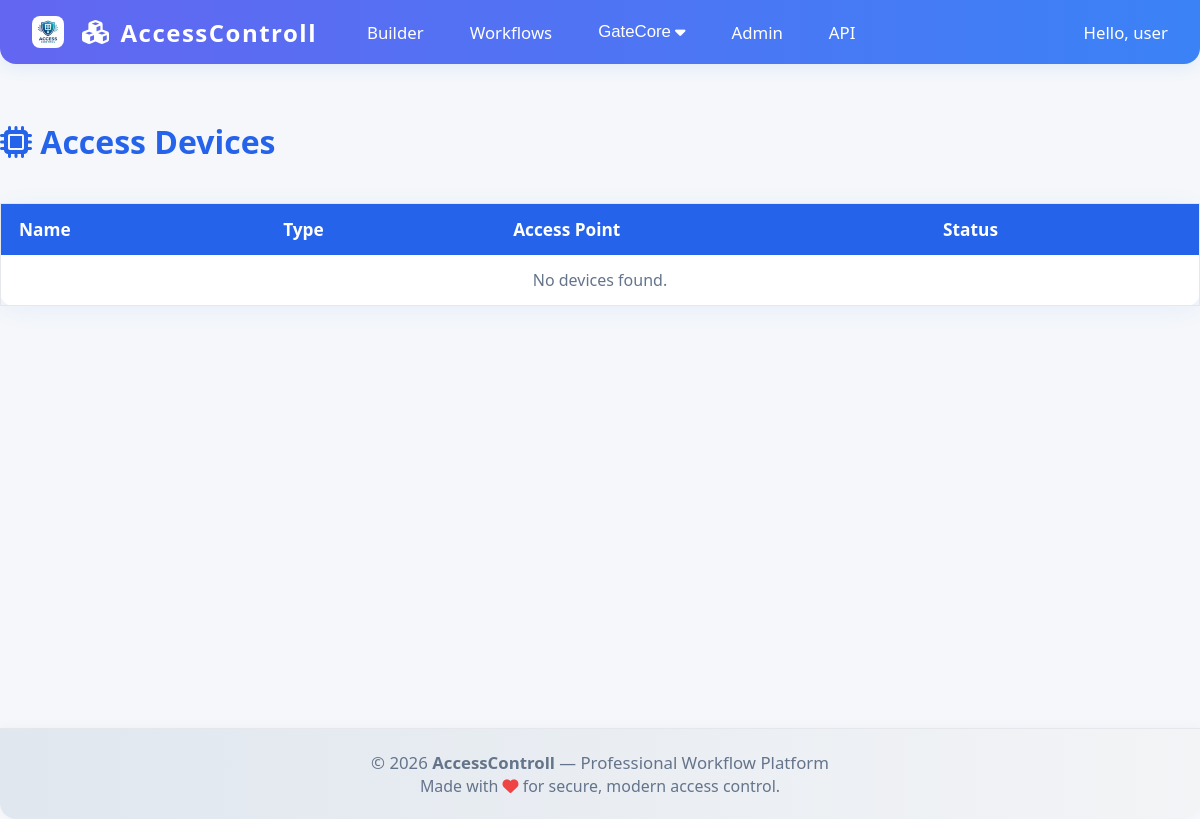
Page /builder/gatecore/access-devices/ (signed in) on the earlier database version.
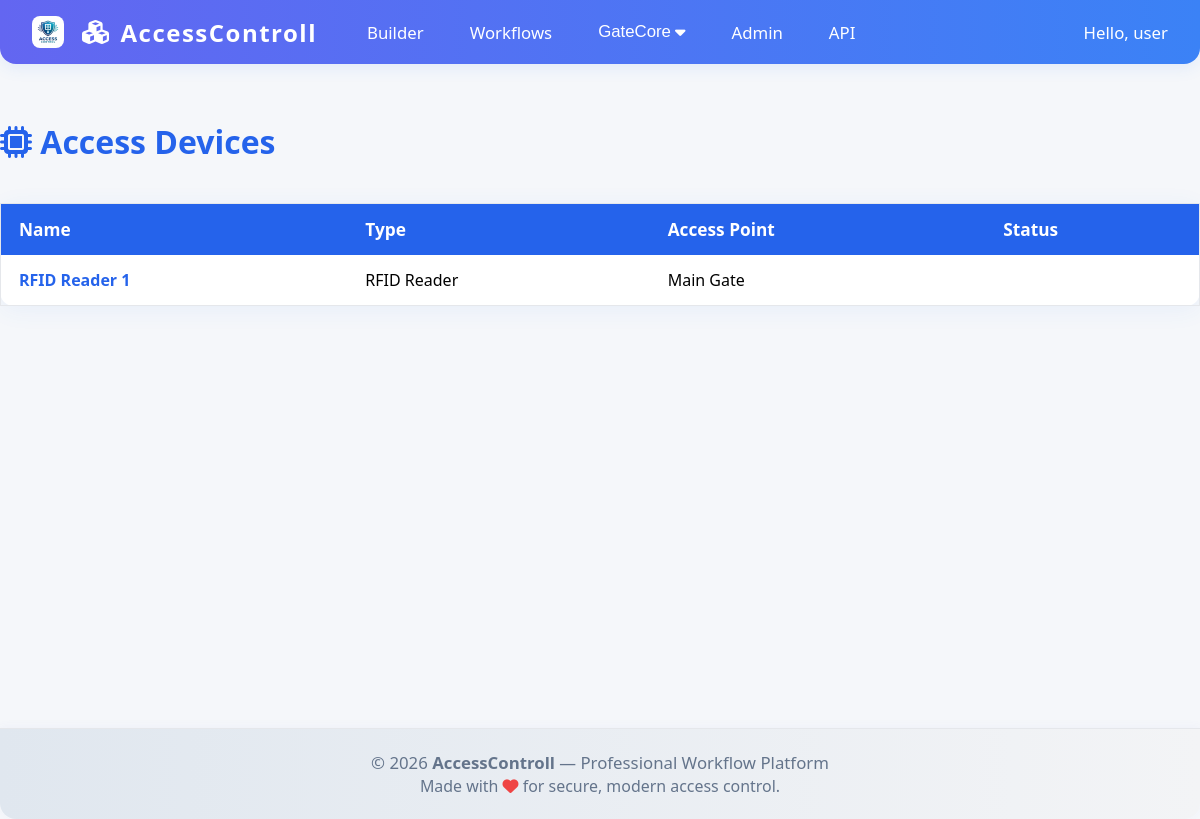
Same page on the later database version.
### GateCore/models/access.py (models this page shows, shortened)
class AccessDevice(BaseModel):
    DEVICE_TYPES = [
        ("rfid", "RFID Reader"),
        ("pin", "PIN Pad"),
        ("biometric", "Biometric Scanner"),
        ("qr", "QR Code Scanner"),
        ("bluetooth", "Bluetooth"),
        ("nfc", "NFC Reader"),
        ("license_plate", "License Plate Reader"),
    ]
    access_point = models.ForeignKey(
        AccessPoint,
        on_delete=models.CASCADE,
        related_name="devices"
    )
    device_type = models.CharField(max_length=30, choices=DEVICE_TYPES)
    name = models.CharField(max_length=100, blank=True)
    serial_number = models.CharField(max_length=100, unique=True)
    firmware_version = models.CharField(max_length=50, blank=True)
    ip_address = models.GenericIPAddressField(null=True, blank=True)
    mac_address = models.CharField(max_length=17, blank=True)
    config = models.JSONField(default=dict, blank=True)
    class Meta:
        ordering = ['access_point', 'device_type']
        indexes = [
            models.Index(fields=['serial_number']),
            models.Index(fields=['access_point', 'is_active']),
        ]

class AccessPoint(BaseModel):
    POINT_TYPES = [
        ("gate", "Gate"),
        ("door", "Door"),
        ("lift", "Lift"),
        ("boom", "Boom Gate"),
        ("turnstile", "Turnstile"),
        ("parking", "Parking Gate"),
        ("elevator", "Elevator"),
    ]
    property = models.ForeignKey(
        "Property",
        on_delete=models.CASCADE,
        related_name="access_points"
    )
    unit = models.ForeignKey(
        "Unit",
        on_delete=models.SET_NULL,
        null=True,
        blank=True,
        related_name="access_points"
    )
    name = models.CharField(max_length=100)
    point_type = models.CharField(max_length=30, choices=POINT_TYPES)
    location_description = models.TextField(blank=True)
    location_coordinates = models.CharField(max_length=100, blank=True)
    requires_authorization = models.BooleanField(default=True)
    default_access = models.CharField(
        max_length=20,
        choices=[("granted", "Granted"), ("denied", "Denied")],
        default="denied"
    )
    is_operational = models.BooleanField(default=True)
    last_maintenance = models.DateField(null=True, blank=True)
    class Meta:
        ordering = ['property', 'name']
        indexes = [
            models.Index(fields=['property', 'point_type']),
            models.Index(fields=['is_operational', 'is_active']),
        ]

### frontend/views.py (the view)
# urls.py: path('gatecore/access-devices/', views.gatecore_access_devices, name='gatecore_access_devices'),
@login_required
def gatecore_access_devices(request):
    devices = AccessDevice.objects.select_related('access_point').all()
    return render(request, "frontend/gatecore_access_devices.html", {"devices": devices})

### frontend/templates/frontend/gatecore_access_devices.html (shortened to what this page needs)
{% extends "frontend/base.html" %}
{% block content %}
<h2 style="margin-top:32px;margin-bottom:18px;font-size:2rem;font-weight:800;color:#2563eb;"><i class="fa-solid fa-microchip"></i> Access Devices</h2>
<table class="gatecore-table">
    <thead>
        <tr>
            <th>Name</th>
            <th>Type</th>
            <th>Access Point</th>
            <th>Status</th>
        </tr>
    </thead>
    <tbody>
    {% for device in devices %}
        <tr>
            <td><a href="/frontend/gatecore/access-devices/{{ device.id }}/">{{ device.name }}</a></td>
            <td>{{ device.get_device_type_display }}</td>
            <td>{{ device.access_point.name }}</td>
            <td>{{ device.get_status_display }}</td>
        </tr>
    {% empty %}
        <tr><td colspan="4" style="text-align:center;color:#64748b;">No devices found.</td></tr>
    {% endfor %}
    </tbody>
</table>
{% endblock %}

Differences in the rows shown:
added AccessDevice: name "RFID Reader 1", device_type "RFID Reader", access_point.name "Main Gate"
Other differences:
text no longer shown: "No devices found."
